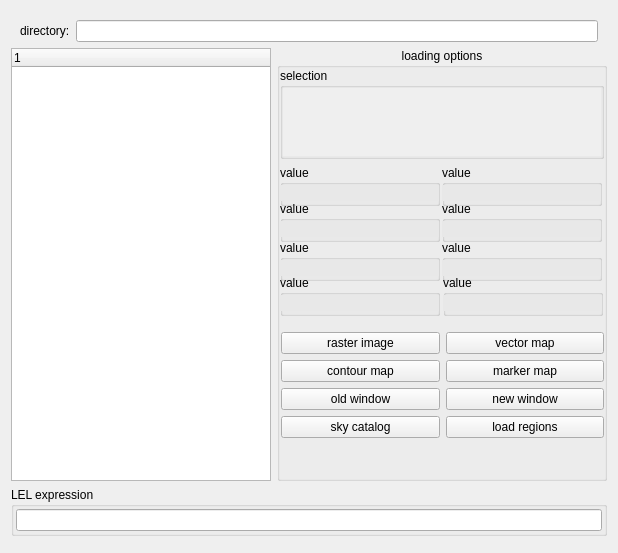
     <widget class="QWidget" name="tab_2">
      <attribute name="title">
       <string>load</string>
      </attribute>
      <layout class="QVBoxLayout" name="verticalLayout_9">
       <item>
        <widget class="QFrame" name="load_top_frame_">
         <property name="frameShape">
          <enum>QFrame::NoFrame</enum>
         </property>
         <property name="frameShadow">
          <enum>QFrame::Raised</enum>
         </property>
         <layout class="QHBoxLayout" name="_3">
          <property name="bottomMargin">
           <number>0</number>
          </property>
          <item>
           <widget class="QLabel" name="dirLabel_">
            <property name="text">
             <string>directory:</string>
            </property>
           </widget>
          </item>
          <item>
           <widget class="QLineEdit" name="load_directory"/>
          </item>
         </layout>
        </widget>
       </item>
       <item>
        <layout class="QHBoxLayout" name="horizontalLayout_4">
         <item>
          <widget class="QTreeWidget" name="load_tree_widget_">
           <property name="minimumSize">
            <size>
             <width>260</width>
             <height>140</height>
            </size>
           </property>
           <property name="focusPolicy">
            <enum>Qt::NoFocus</enum>
           </property>
           <property name="indentation">
            <number>16</number>
           </property>
           <column>
            <property name="text">
             <string>1</string>
            </property>
           </column>
          </widget>
         </item>
         <item>
          <widget class="QGroupBox" name="displayGroupBox_">
           <property name="sizePolicy">
            <sizepolicy hsizetype="Fixed" vsizetype="Expanding">
             <horstretch>0</horstretch>
             <verstretch>0</verstretch>
            </sizepolicy>
           </property>
           <property name="minimumSize">
            <size>
             <width>330</width>
             <height>230</height>
            </size>
           </property>
           <property name="title">
            <string>loading options</string>
           </property>
           <property name="alignment">
            <set>Qt::AlignHCenter</set>
           </property>
           <layout class="QVBoxLayout" name="_5">
            <property name="margin">
             <number>0</number>
            </property>
            <item>
             <widget class="QGroupBox" name="ms_selection_box">
              <property name="minimumSize">
               <size>
                <width>0</width>
                <height>75</height>
               </size>
              </property>
              <property name="title">
               <string>selection</string>
              </property>
              <layout class="QVBoxLayout" name="verticalLayout_3">
               <property name="margin">
                <number>0</number>
               </property>
               <item>
                <widget class="QScrollArea" name="ms_selection_scrollbox">
                 <property name="sizePolicy">
                  <sizepolicy hsizetype="Expanding" vsizetype="Maximum">
                   <horstretch>0</horstretch>
                   <verstretch>0</verstretch>
                  </sizepolicy>
                 </property>
                 <property name="frameShape">
                  <enum>QFrame::NoFrame</enum>
                 </property>
                 <property name="frameShadow">
                  <enum>QFrame::Plain</enum>
                 </property>
                 <property name="lineWidth">
                  <number>0</number>
                 </property>
                 <property name="widgetResizable">
                  <bool>true</bool>
                 </property>
                 <widget class="QWidget" name="ms_selection_scroll_widget">
                  <property name="geometry">
                   <rect>
                    <x>0</x>
                    <y>0</y>
                    <width>318</width>
                    <height>50</height>
                   </rect>
                  </property>
                 </widget>
                </widget>
               </item>
              </layout>
             </widget>
            </item>
            <item>
             <widget class="QFrame" name="load_info_box">
              <property name="minimumSize">
               <size>
                <width>0</width>
                <height>160</height>
               </size>
              </property>
              <widget class="QGroupBox" name="load_ibox11">
               <property name="geometry">
                <rect>
                 <x>0</x>
                 <y>0</y>
                 <width>160</width>
                 <height>41</height>
                </rect>
               </property>
               <property name="sizePolicy">
                <sizepolicy hsizetype="Preferred" vsizetype="Minimum">
                 <horstretch>0</horstretch>
                 <verstretch>0</verstretch>
                </sizepolicy>
               </property>
               <property name="title">
                <string>value</string>
               </property>
               <property name="flat">
                <bool>true</bool>
               </property>
               <widget class="QLineEdit" name="load_itext11">
                <property name="geometry">
                 <rect>
                  <x>0</x>
                  <y>20</y>
                  <width>159</width>
                  <height>16</height>
                 </rect>
                </property>
                <property name="palette">
                 <palette>
                  <active>
                   <colorrole role="Base">
                    <brush brushstyle="SolidPattern">
                     <color alpha="255">
                      <red>232</red>
                      <green>232</green>
                      <blue>232</blue>
                     </color>
                    </brush>
                   </colorrole>
                  </active>
                  <inactive>
                   <colorrole role="Base">
                    <brush brushstyle="SolidPattern">
                     <color alpha="255">
                      <red>232</red>
                      <green>232</green>
                      <blue>232</blue>
                     </color>
                    </brush>
                   </colorrole>
                  </inactive>
                  <disabled>
                   <colorrole role="Base">
                    <brush brushstyle="SolidPattern">
                     <color alpha="255">
                      <red>212</red>
                      <green>208</green>
                      <blue>200</blue>
                     </color>
                    </brush>
                   </colorrole>
                  </disabled>
                 </palette>
                </property>
                <property name="font">
                 <font>
                  <pointsize>10</pointsize>
                 </font>
                </property>
                <property name="acceptDrops">
                 <bool>false</bool>
                </property>
                <property name="maxLength">
                 <number>50</number>
                </property>
                <property name="frame">
                 <bool>false</bool>
                </property>
                <property name="readOnly">
                 <bool>true</bool>
                </property>
               </widget>
              </widget>
              <widget class="QGroupBox" name="load_ibox21">
               <property name="geometry">
                <rect>
                 <x>0</x>
                 <y>36</y>
                 <width>160</width>
                 <height>41</height>
                </rect>
               </property>
               <property name="sizePolicy">
                <sizepolicy hsizetype="Preferred" vsizetype="Minimum">
                 <horstretch>0</horstretch>
                 <verstretch>0</verstretch>
                </sizepolicy>
               </property>
               <property name="title">
                <string>value</string>
               </property>
               <property name="flat">
                <bool>true</bool>
               </property>
               <widget class="QLineEdit" name="load_itext21">
                <property name="geometry">
                 <rect>
                  <x>0</x>
                  <y>20</y>
                  <width>159</width>
                  <height>16</height>
                 </rect>
                </property>
                <property name="palette">
                 <palette>
                  <active>
                   <colorrole role="Base">
                    <brush brushstyle="SolidPattern">
                     <color alpha="255">
                      <red>232</red>
                      <green>232</green>
                      <blue>232</blue>
                     </color>
                    </brush>
                   </colorrole>
                  </active>
                  <inactive>
                   <colorrole role="Base">
                    <brush brushstyle="SolidPattern">
                     <color alpha="255">
                      <red>232</red>
                      <green>232</green>
                      <blue>232</blue>
                     </color>
                    </brush>
                   </colorrole>
                  </inactive>
                  <disabled>
                   <colorrole role="Base">
                    <brush brushstyle="SolidPattern">
                     <color alpha="255">
                      <red>212</red>
                      <green>208</green>
                      <blue>200</blue>
                     </color>
                    </brush>
                   </colorrole>
                  </disabled>
                 </palette>
                </property>
                <property name="font">
                 <font>
                  <pointsize>10</pointsize>
                 </font>
                </property>
                <property name="acceptDrops">
                 <bool>false</bool>
                </property>
                <property name="maxLength">
                 <number>50</number>
                </property>
                <property name="frame">
                 <bool>false</bool>
                </property>
                <property name="readOnly">
                 <bool>true</bool>
                </property>
               </widget>
              </widget>
              <widget class="QGroupBox" name="load_ibox31">
               <property name="geometry">
                <rect>
                 <x>0</x>
                 <y>75</y>
                 <width>160</width>
                 <height>41</height>
                </rect>
               </property>
               <property name="sizePolicy">
                <sizepolicy hsizetype="Preferred" vsizetype="Minimum">
                 <horstretch>0</horstretch>
                 <verstretch>0</verstretch>
                </sizepolicy>
               </property>
               <property name="title">
                <string>value</string>
               </property>
               <property name="flat">
                <bool>true</bool>
               </property>
               <widget class="QLineEdit" name="load_itext31">
                <property name="geometry">
                 <rect>
                  <x>0</x>
                  <y>20</y>
                  <width>159</width>
                  <height>16</height>
                 </rect>
                </property>
                <property name="palette">
                 <palette>
                  <active>
                   <colorrole role="Base">
                    <brush brushstyle="SolidPattern">
                     <color alpha="255">
                      <red>232</red>
                      <green>232</green>
                      <blue>232</blue>
                     </color>
                    </brush>
                   </colorrole>
                  </active>
                  <inactive>
                   <colorrole role="Base">
                    <brush brushstyle="SolidPattern">
                     <color alpha="255">
                      <red>232</red>
                      <green>232</green>
                      <blue>232</blue>
                     </color>
                    </brush>
                   </colorrole>
                  </inactive>
                  <disabled>
                   <colorrole role="Base">
                    <brush brushstyle="SolidPattern">
                     <color alpha="255">
                      <red>212</red>
                      <green>208</green>
                      <blue>200</blue>
                     </color>
                    </brush>
                   </colorrole>
                  </disabled>
                 </palette>
                </property>
                <property name="font">
                 <font>
                  <pointsize>10</pointsize>
                 </font>
                </property>
                <property name="acceptDrops">
                 <bool>false</bool>
                </property>
                <property name="maxLength">
                 <number>50</number>
                </property>
                <property name="frame">
                 <bool>false</bool>
                </property>
                <property name="readOnly">
                 <bool>true</bool>
                </property>
               </widget>
              </widget>
              <widget class="QGroupBox" name="load_ibox41">
               <property name="geometry">
                <rect>
                 <x>0</x>
                 <y>110</y>
                 <width>160</width>
                 <height>41</height>
                </rect>
               </property>
               <property name="sizePolicy">
                <sizepolicy hsizetype="Preferred" vsizetype="Minimum">
                 <horstretch>0</horstretch>
                 <verstretch>0</verstretch>
                </sizepolicy>
               </property>
               <property name="title">
                <string>value</string>
               </property>
               <property name="flat">
                <bool>true</bool>
               </property>
               <widget class="QLineEdit" name="load_itext41">
                <property name="geometry">
                 <rect>
                  <x>0</x>
                  <y>20</y>
                  <width>159</width>
                  <height>16</height>
                 </rect>
                </property>
                <property name="palette">
                 <palette>
                  <active>
                   <colorrole role="Base">
                    <brush brushstyle="SolidPattern">
                     <color alpha="255">
                      <red>232</red>
                      <green>232</green>
                      <blue>232</blue>
                     </color>
                    </brush>
                   </colorrole>
                  </active>
                  <inactive>
                   <colorrole role="Base">
                    <brush brushstyle="SolidPattern">
                     <color alpha="255">
                      <red>232</red>
                      <green>232</green>
                      <blue>232</blue>
                     </color>
                    </brush>
                   </colorrole>
                  </inactive>
                  <disabled>
                   <colorrole role="Base">
                    <brush brushstyle="SolidPattern">
                     <color alpha="255">
                      <red>212</red>
                      <green>208</green>
                      <blue>200</blue>
                     </color>
                    </brush>
                   </colorrole>
                  </disabled>
                 </palette>
                </property>
                <property name="font">
                 <font>
                  <pointsize>10</pointsize>
                 </font>
                </property>
                <property name="acceptDrops">
                 <bool>false</bool>
                </property>
                <property name="maxLength">
                 <number>50</number>
                </property>
                <property name="frame">
                 <bool>false</bool>
                </property>
                <property name="readOnly">
                 <bool>true</bool>
                </property>
               </widget>
              </widget>
              <widget class="QGroupBox" name="load_ibox12">
               <property name="geometry">
                <rect>
                 <x>162</x>
                 <y>0</y>
                 <width>160</width>
                 <height>41</height>
                </rect>
               </property>
               <property name="sizePolicy">
                <sizepolicy hsizetype="Preferred" vsizetype="Minimum">
                 <horstretch>0</horstretch>
                 <verstretch>0</verstretch>
                </sizepolicy>
               </property>
               <property name="title">
                <string>value</string>
               </property>
               <property name="flat">
                <bool>true</bool>
               </property>
               <widget class="QLineEdit" name="load_itext12">
                <property name="geometry">
                 <rect>
                  <x>0</x>
                  <y>20</y>
                  <width>159</width>
                  <height>16</height>
                 </rect>
                </property>
                <property name="palette">
                 <palette>
                  <active>
                   <colorrole role="Base">
                    <brush brushstyle="SolidPattern">
                     <color alpha="255">
                      <red>232</red>
                      <green>232</green>
                      <blue>232</blue>
                     </color>
                    </brush>
                   </colorrole>
                  </active>
                  <inactive>
                   <colorrole role="Base">
                    <brush brushstyle="SolidPattern">
                     <color alpha="255">
                      <red>232</red>
                      <green>232</green>
                      <blue>232</blue>
                     </color>
                    </brush>
                   </colorrole>
                  </inactive>
                  <disabled>
                   <colorrole role="Base">
                    <brush brushstyle="SolidPattern">
                     <color alpha="255">
                      <red>212</red>
                      <green>208</green>
                      <blue>200</blue>
                     </color>
                    </brush>
                   </colorrole>
                  </disabled>
                 </palette>
                </property>
                <property name="font">
                 <font>
                  <pointsize>10</pointsize>
                 </font>
                </property>
                <property name="acceptDrops">
                 <bool>false</bool>
                </property>
                <property name="maxLength">
                 <number>50</number>
                </property>
                <property name="frame">
                 <bool>false</bool>
                </property>
                <property name="readOnly">
                 <bool>true</bool>
                </property>
               </widget>
              </widget>
              <widget class="QGroupBox" name="load_ibox22">
               <property name="geometry">
                <rect>
                 <x>162</x>
                 <y>36</y>
                 <width>160</width>
                 <height>41</height>
                </rect>
               </property>
               <property name="sizePolicy">
                <sizepolicy hsizetype="Preferred" vsizetype="Minimum">
                 <horstretch>0</horstretch>
                 <verstretch>0</verstretch>
                </sizepolicy>
               </property>
               <property name="title">
                <string>value</string>
               </property>
               <property name="flat">
                <bool>true</bool>
               </property>
               <widget class="QLineEdit" name="load_itext22">
                <property name="geometry">
                 <rect>
                  <x>0</x>
                  <y>20</y>
                  <width>159</width>
                  <height>16</height>
                 </rect>
                </property>
                <property name="palette">
                 <palette>
                  <active>
                   <colorrole role="Base">
                    <brush brushstyle="SolidPattern">
                     <color alpha="255">
                      <red>232</red>
                      <green>232</green>
                      <blue>232</blue>
                     </color>
                    </brush>
                   </colorrole>
                  </active>
                  <inactive>
                   <colorrole role="Base">
                    <brush brushstyle="SolidPattern">
                     <color alpha="255">
                      <red>232</red>
                      <green>232</green>
                      <blue>232</blue>
                     </color>
                    </brush>
                   </colorrole>
                  </inactive>
                  <disabled>
                   <colorrole role="Base">
                    <brush brushstyle="SolidPattern">
                     <color alpha="255">
                      <red>212</red>
                      <green>208</green>
                      <blue>200</blue>
                     </color>
                    </brush>
                   </colorrole>
                  </disabled>
                 </palette>
                </property>
                <property name="font">
                 <font>
                  <pointsize>10</pointsize>
                 </font>
                </property>
                <property name="acceptDrops">
                 <bool>false</bool>
                </property>
                <property name="maxLength">
                 <number>50</number>
                </property>
                <property name="frame">
                 <bool>false</bool>
                </property>
                <property name="readOnly">
                 <bool>true</bool>
                </property>
               </widget>
              </widget>
              <widget class="QGroupBox" name="load_ibox32">
               <property name="geometry">
                <rect>
                 <x>162</x>
                 <y>75</y>
                 <width>160</width>
                 <height>41</height>
                </rect>
               </property>
               <property name="sizePolicy">
                <sizepolicy hsizetype="Preferred" vsizetype="Minimum">
                 <horstretch>0</horstretch>
                 <verstretch>0</verstretch>
                </sizepolicy>
               </property>
               <property name="title">
                <string>value</string>
               </property>
               <property name="flat">
                <bool>true</bool>
               </property>
               <widget class="QLineEdit" name="load_itext32">
                <property name="geometry">
                 <rect>
                  <x>0</x>
                  <y>20</y>
                  <width>159</width>
                  <height>16</height>
                 </rect>
                </property>
                <property name="palette">
                 <palette>
                  <active>
                   <colorrole role="Base">
                    <brush brushstyle="SolidPattern">
                     <color alpha="255">
                      <red>232</red>
                      <green>232</green>
                      <blue>232</blue>
                     </color>
                    </brush>
                   </colorrole>
                  </active>
                  <inactive>
                   <colorrole role="Base">
                    <brush brushstyle="SolidPattern">
                     <color alpha="255">
                      <red>232</red>
                      <green>232</green>
                      <blue>232</blue>
                     </color>
                    </brush>
                   </colorrole>
                  </inactive>
                  <disabled>
                   <colorrole role="Base">
                    <brush brushstyle="SolidPattern">
                     <color alpha="255">
                      <red>212</red>
                      <green>208</green>
                      <blue>200</blue>
                     </color>
                    </brush>
                   </colorrole>
                  </disabled>
                 </palette>
                </property>
                <property name="font">
                 <font>
                  <pointsize>10</pointsize>
                 </font>
                </property>
                <property name="acceptDrops">
                 <bool>false</bool>
                </property>
                <property name="maxLength">
                 <number>50</number>
                </property>
                <property name="frame">
                 <bool>false</bool>
                </property>
                <property name="readOnly">
                 <bool>true</bool>
                </property>
               </widget>
              </widget>
              <widget class="QGroupBox" name="load_ibox42">
               <property name="geometry">
                <rect>
                 <x>163</x>
                 <y>110</y>
                 <width>160</width>
                 <height>41</height>
                </rect>
               </property>
               <property name="sizePolicy">
                <sizepolicy hsizetype="Preferred" vsizetype="Minimum">
                 <horstretch>0</horstretch>
                 <verstretch>0</verstretch>
                </sizepolicy>
               </property>
               <property name="title">
                <string>value</string>
               </property>
               <property name="flat">
                <bool>true</bool>
               </property>
               <widget class="QLineEdit" name="load_itext42">
                <property name="geometry">
                 <rect>
                  <x>0</x>
                  <y>20</y>
                  <width>159</width>
                  <height>16</height>
                 </rect>
                </property>
                <property name="palette">
                 <palette>
                  <active>
                   <colorrole role="Base">
                    <brush brushstyle="SolidPattern">
                     <color alpha="255">
                      <red>232</red>
                      <green>232</green>
                      <blue>232</blue>
                     </color>
                    </brush>
                   </colorrole>
                  </active>
                  <inactive>
                   <colorrole role="Base">
                    <brush brushstyle="SolidPattern">
                     <color alpha="255">
                      <red>232</red>
                      <green>232</green>
                      <blue>232</blue>
                     </color>
                    </brush>
                   </colorrole>
                  </inactive>
                  <disabled>
                   <colorrole role="Base">
                    <brush brushstyle="SolidPattern">
                     <color alpha="255">
                      <red>212</red>
                      <green>208</green>
                      <blue>200</blue>
                     </color>
                    </brush>
                   </colorrole>
                  </disabled>
                 </palette>
                </property>
                <property name="font">
                 <font>
                  <pointsize>10</pointsize>
                 </font>
                </property>
                <property name="acceptDrops">
                 <bool>false</bool>
                </property>
                <property name="maxLength">
                 <number>50</number>
                </property>
                <property name="frame">
                 <bool>false</bool>
                </property>
                <property name="readOnly">
                 <bool>true</bool>
                </property>
               </widget>
              </widget>
             </widget>
            </item>
            <item>
             <layout class="QHBoxLayout" name="horizontalLayout">
              <property name="leftMargin">
               <number>1</number>
              </property>
              <property name="topMargin">
               <number>1</number>
              </property>
              <item>
               <layout class="QVBoxLayout" name="verticalLayout_2">
                <item>
                 <widget class="QPushButton" name="rasterButton_">
                  <property name="text">
                   <string>raster image</string>
                  </property>
                 </widget>
                </item>
                <item>
                 <widget class="QPushButton" name="contourButton_">
                  <property name="text">
                   <string>contour map</string>
                  </property>
                 </widget>
                </item>
                <item>
                 <widget class="QPushButton" name="oldPanelButton_">
                  <property name="text">
                   <string>old window</string>
                  </property>
                 </widget>
                </item>
                <item>
                 <widget class="QPushButton" name="catalogButton_">
                  <property name="text">
                   <string>sky catalog</string>
                  </property>
                 </widget>
                </item>
               </layout>
              </item>
              <item>
               <layout class="QVBoxLayout" name="verticalLayout">
                <property name="leftMargin">
                 <number>0</number>
                </property>
                <item>
                 <widget class="QPushButton" name="vectorButton_">
                  <property name="text">
                   <string>vector map</string>
                  </property>
                 </widget>
                </item>
                <item>
                 <widget class="QPushButton" name="markerButton_">
                  <property name="text">
                   <string>marker map</string>
                  </property>
                 </widget>
                </item>
                <item>
                 <widget class="QPushButton" name="newPanelButton_">
                  <property name="text">
                   <string>new window</string>
                  </property>
                 </widget>
                </item>
                <item>
                 <widget class="QPushButton" name="regionButton_">
                  <property name="text">
                   <string>load regions</string>
                  </property>
                 </widget>
                </item>
               </layout>
              </item>
             </layout>
            </item>
            <item>
             <spacer name="verticalSpacer">
              <property name="orientation">
               <enum>Qt::Vertical</enum>
              </property>
              <property name="sizeHint" stdset="0">
               <size>
                <width>20</width>
                <height>40</height>
               </size>
              </property>
             </spacer>
            </item>
           </layout>
          </widget>
         </item>
        </layout>
       </item>
       <item>
        <widget class="QGroupBox" name="lelGB_">
         <property name="title">
          <string>LEL expression</string>
         </property>
         <property name="flat">
          <bool>false</bool>
         </property>
         <property name="checkable">
          <bool>false</bool>
         </property>
         <layout class="QVBoxLayout" name="_2">
          <property name="margin">
           <number>2</number>
          </property>
          <item>
           <widget class="casa::QtLELEdit" name="lelEdit_"/>
          </item>
         </layout>
        </widget>
       </item>
       <item>
        <widget class="QFrame" name="slice_frame">
         <property name="frameShape">
          <enum>QFrame::NoFrame</enum>
         </property>
         <property name="frameShadow">
          <enum>QFrame::Plain</enum>
         </property>
         <property name="lineWidth">
          <number>0</number>
         </property>
        </widget>
       </item>
      </layout>
     </widget>
